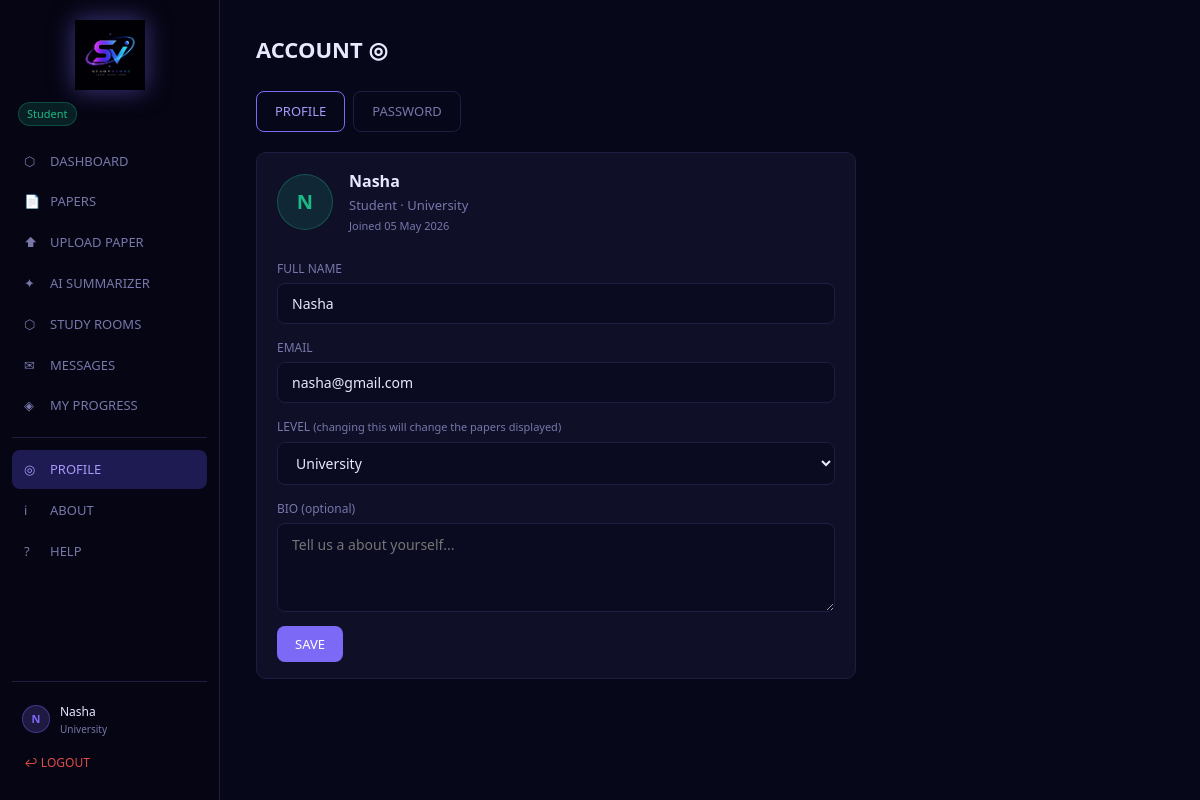
The app's page /profile.php (signed in) with its own data.
### tables this page shows
CREATE TABLE `users` (
  `id` int(11) NOT NULL,
  `name` varchar(100) NOT NULL,
  `email` varchar(100) NOT NULL,
  `password` varchar(100) NOT NULL,
  `role` enum('Admin','Student','Lecturer') NOT NULL DEFAULT 'Student',
  `level` enum('Primary School','Secondary School','STPM','University') DEFAULT 'Secondary School',
  `bio` text DEFAULT NULL,
  `avatar` varchar(255) DEFAULT NULL,
  `is_active` tinyint(1) DEFAULT 1,
  `created_at` datetime DEFAULT current_timestamp(),
  `updated_at` datetime DEFAULT current_timestamp() ON UPDATE current_timestamp()
);

### config/db.php (called while the page is built, shortened)
<?php
function currentUser() {
    return [
        'id' => $_SESSION['user_id'] ?? null,
        'name' => $_SESSION['user_name'] ?? '',
        'email' => $_SESSION['user_email'] ?? '',
        'role' => $_SESSION['user_role'] ?? '',
        'level' => $_SESSION['user_level'] ?? '',
    ];
}
function e($str) {
    return htmlspecialchars((string)$str, ENT_QUOTES, 'UTF-8');
}
?>

### profile.php (the view, shortened to what this page needs)
<?php
require_once 'config/db.php';
$user = currentUser();
$tab  = $_GET['tab'] ?? 'profile';
$stmt = $pdo->prepare("SELECT * FROM users WHERE id = ?");
$stmt->execute([$user['id']]);
$levels    = ['Primary School', 'Secondary School', 'STPM', 'University'];
$stmt->execute([$user['id']]);
$dbUser = $stmt->fetch();
?>
<!DOCTYPE html>
<html lang="ms">
<head>
    <link rel="stylesheet" href="<?= BASE_URL ?>/assets/css/style.css">
</head>
<body>
<div class="layout">
    <?php require_once 'includes/sidebar.php'; ?>
    <main class="main-content">
        <div class="page-header"><h1>ACCOUNT ◎</h1></div>
        <div class="flex-center gap-8 mb-20">
            <a href="?tab=profile"  class="btn <?= $tab==='profile' ?'btn-outline':'btn-ghost' ?>">PROFILE</a>
            <a href="?tab=password" class="btn <?= $tab==='password'?'btn-outline':'btn-ghost' ?>">PASSWORD</a>
        </div>
        <?php if ($tab === 'profile'): ?>
        <div class="card" style="max-width:600px;">
            <div class="flex-center gap-16 mb-24">
                <div class="avatar avatar-lg <?= $roleColor ?>">
                    <?= strtoupper(substr($dbUser['name'], 0, 1)) ?>
                </div>
                <div>
                    <div style="font-weight:600;font-size:16px;color:var(--text);"><?= e($dbUser['name']) ?></div>
                    <div style="color:var(--muted);font-size:13px;"><?= e($dbUser['role']) ?> · <?= e($dbUser['level']) ?></div>
                    <div style="color:var(--muted);font-size:11px;margin-top:2px;">
                        Joined <?= date('d M Y', strtotime($dbUser['created_at'])) ?>
                    </div>
                </div>
            </div>
            <form method="POST">
                <div class="form-group">
                    <label>FULL NAME</label>
                    <input type="text" name="name" value="<?= e($dbUser['name']) ?>" required>
                </div>
                <div class="form-group">
                    <label>EMAIL</label>
                    <input type="email" name="email" value="<?= e($dbUser['email']) ?>" required>
                </div>
                <?php if ($dbUser['role'] === 'Student'): ?>
                <div class="form-group">
                    <label>LEVEL <span style="font-size:11px;color:var(--muted);">(changing this will change the papers displayed)</span></label>
                    <select name="level">
                        <?php foreach ($levels as $l): ?>
                        <option value="<?= $l ?>" <?= $dbUser['level']===$l?'selected':'' ?>><?= $l ?></option>
                        <?php endforeach; ?>
                    </select>
                </div>
                <?php endif; ?>
                <div class="form-group">
                    <label>BIO (optional)</label>
                    <textarea name="bio" rows="3"
                              placeholder="Tell us a about yourself..."><?= e($dbUser['bio'] ?? '') ?></textarea>
                </div>
                <button type="submit" class="btn btn-primary">SAVE</button>
            </form>
        </div>
        <?php endif; ?>
    </main>
</div>
</body>
</html>

### includes/sidebar.php
<?php
$user = currentUser();
$curPage = basename($_SERVER['PHP_SELF'], '.php');
$adminNav = [
    ['page' => 'DASHBORD', 'href' => BASE_URL.'/admin/dashboard.php', 'icon' => '⬡', 'label' => 'DASHBOARD'],
    ['page' => 'USERS', 'href' => BASE_URL.'/admin/users.php', 'icon' => '👥', 'label' => 'MANAGE USERS'],
    ['page' => 'PAPERS', 'href' => BASE_URL.'/admin/papers.php', 'icon' => '📄', 'label' => 'APPROVE PAPERS'],
    ['page' => 'ROOMS', 'href' => BASE_URL.'/admin/rooms.php', 'icon' => '⬡', 'label' => 'MONITOR ROOMS'],
];
$studentNav = [
    ['page' => 'DASHBOARD', 'href' => BASE_URL.'/dashboard.php', 'icon' => '⬡', 'label' => 'DASHBOARD'],
    ['page' => 'PAPERS', 'href' => BASE_URL.'/papers.php', 'icon' => '📄', 'label' => 'PAPERS'],
    ['page' => 'UPLOAD', 'href' => BASE_URL.'/upload.php', 'icon' => '⬆', 'label' => 'UPLOAD PAPER'],
    ['page' => 'SUMMERIZER', 'href' => BASE_URL.'/summarizer.php', 'icon' => '✦', 'label' => 'AI SUMMARIZER'],
    ['page' => 'STUDYROOMS', 'href' => BASE_URL.'/studyroom.php', 'icon' => '⬡', 'label' => 'STUDY ROOMS'],
    ['page' => 'MESSAGE', 'href' => BASE_URL.'/messages.php', 'icon' => '✉', 'label' => 'MESSAGES'],
    ['page' => 'PROGRESS', 'href' => BASE_URL.'/progress.php', 'icon' => '◈', 'label' => 'MY PROGRESS'],
];
$lecturerNav = [
    ['page' => 'DASHBOARD', 'href' => BASE_URL.'/dashboard.php', 'icon' => '⬡', 'label' => 'DASHBOARD'],
    ['page' => 'PAPERS', 'href' => BASE_URL.'/papers.php', 'icon' => '📄', 'label' => 'PAPERS'],
    ['page' => 'UPLOAD', 'href' => BASE_URL.'/upload.php', 'icon' => '⬆', 'label' => 'UPLOAD PAPER'],
    ['page' => 'SUMMARIZER', 'href' => BASE_URL.'/summarizer.php', 'icon' => '✦', 'label' => 'AI SUMMARIZER'],
    ['page' => 'STUDYROOMS', 'href' => BASE_URL.'/studyroom.php', 'icon' => '⬡', 'label' => 'STUDY ROOMS'],
    ['page' => 'MESSAGE', 'href' => BASE_URL.'/messages.php', 'icon' => '✉', 'label' => 'STUDY ROOMS'],
];
$bottomNav = [
    ['page' => 'PROFILE', 'href' => BASE_URL.'/profile.php', 'icon' => '◎', 'label' => 'PROFILE'],
    ['page' => 'ABOUT', 'href' => BASE_URL.'/about.php', 'icon' => 'ℹ', 'label' => 'ABOUT'],
    ['page' => 'HELP', 'href' => BASE_URL.'/help.php', 'icon' => '?', 'label' => 'HELP'],
];
if ($user['role'] === 'Admin') $navItems = $adminNav;
elseif ($user['role'] === 'Lecturer') $navItems = $lecturerNav;
else $navItems = $studentNav;
$roleColor  = match($user['role']) {
    'ADMIN' => 'badge-danger',
    'LECTURER' => 'badge-amber',
    default  => 'badge-teal'
};
$avatarColor = match($user['role']) {
    'ADMIN' => 'avatar-danger',
    'LECTURER' => 'avatar-amber',
    default => 'avatar-accent'
};
?>
<aside class="sidebar">
    <img src="<?= BASE_URL ?>/assets/images/logo.png"
                alt="StudyVerse Logo"
                class="logo-img">
    <div class="sidebar-role">
        <span class="badge <?= $roleColor ?>"><?= e($user['role']) ?></span>
    </div>
    <nav>
        <?php foreach ($navItems as $item): ?>
            <a href="<?= $item['href'] ?>"
               class="nav-link <?= $curPage === $item['page'] ? 'active' : '' ?>">
                <span class="nav-icon"><?= $item['icon'] ?></span>
                <?= e($item['label']) ?>
            </a>
        <?php endforeach; ?>
        <?php if ($user['role'] !== 'Admin'): ?>
            <div class="sidebar-divider"></div>
            <?php foreach ($bottomNav as $item): ?>
                <a href="<?= $item['href'] ?>"
                   class="nav-link <?= $curPage === $item['page'] ? 'active' : '' ?>">
                    <span class="nav-icon"><?= $item['icon'] ?></span>
                    <?= e($item['label']) ?>
                </a>
            <?php endforeach; ?>
        <?php endif; ?>
    </nav>
    <div class="sidebar-user">
        <a href="<?= BASE_URL ?>/profile.php" class="sidebar-user-btn">
            <div class="avatar avatar-sm <?= $avatarColor ?>">
                <?= strtoupper(substr($user['name'], 0, 1)) ?>
            </div>
            <div style="overflow:hidden;">
                <div class="sidebar-user-name"><?= e($user['name']) ?></div>
                <div class="sidebar-user-role"><?= e($user['level'] ?: $user['role']) ?></div>
            </div>
        </a>
        <a href="<?= BASE_URL ?>/logout.php" class="logout-btn">
            ↩ LOGOUT
        </a>
    </div>
</aside>

### records on screen
users: role "Student", name "N", name "Nasha", level "University", created_at "05 May 2026", email "nasha@gmail.com"

### other values on screen
$item['icon'] "⬡"
$item['label'] "DASHBOARD"
$item['icon'] "📄"
$item['label'] "PAPERS"
$item['icon'] "⬆"
$item['label'] "UPLOAD PAPER"
$item['icon'] "✦"
$item['label'] "AI SUMMARIZER"
$item['label'] "STUDY ROOMS"
$item['icon'] "✉"
$item['label'] "MESSAGES"
$item['icon'] "◈"
$item['label'] "MY PROGRESS"
$item['icon'] "◎"
$item['label'] "PROFILE"
